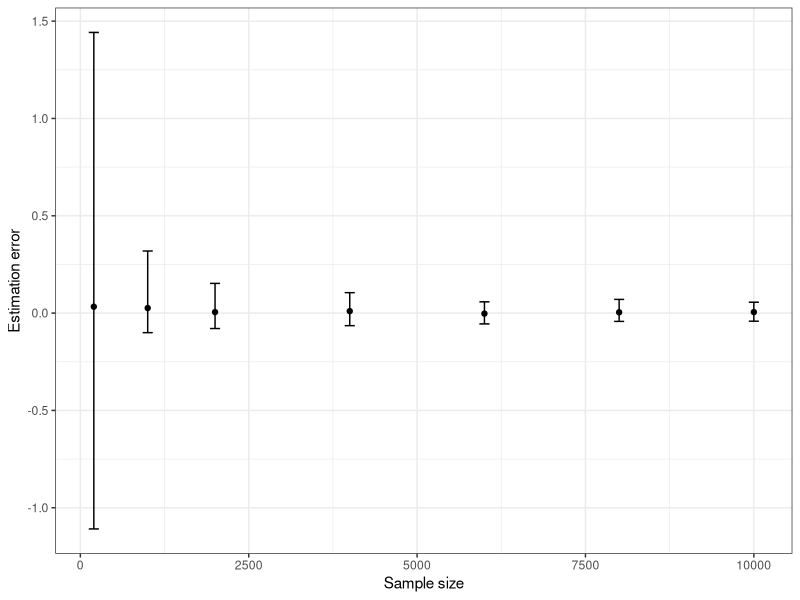

R code for this plot:
#Estimation of the causal effect depending on the sample size
library(ggplot2)

#Function to generate k numbers that add up to 1 (2 methods)
vec_gen <- function(k,method){
  if(method==1){
    diff(c(0,sort(runif(k-1)),1))
  }else{
    x <- runif(k)
    x/sum(x)
  }
}

#Function to create a matrix of size kxm with columns that add up to 1
mat_gen <- function(k,m){
  replicate(m,vec_gen(k,1))
}

#Function to obtain a sample of W from a sample of U
substitution <- function(i){
  sample(1:k_W,1,prob=PWU[,i])
}

sample_sizes <- c(200,1000,seq(2e3,1e4,2e3))
N <- 100    #Number of samples generated for each sample size

#Mean and CI for the absolute difference wrt the causal effect
means <- rep(0,length(sample_sizes))
confidence <- matrix(0,2,length(sample_sizes))

#Parameters
k_E <- 2  #Number of domains
k_U <- 2  #Number of categories of U
k_W <- 2  #Number of categories of W

#Generation of the probability matrices
PUE <- mat_gen(k_U,k_E)           #P(U|E)
PWU <- mat_gen(k_W,k_U)           #P(W|U) 
QU <- vec_gen(k_U,1)              #Q(U)
QW <- PWU%*%QU                    #Q(W)

#Exact values
PX1U <- vec_gen(k_U,1)                        #P(X=1|U)
PX1E <- as.vector(PX1U%*%PUE)                 #P(X=1|E)
PUEX1 <- t(t(PX1U*PUE)/PX1E)                  #P(U|E,X=1)
PWEx_t <- PWU%*%PUEX1                         #P(W|E,X=1)
PyUWX <- array(runif(2*k_U*k_W),c(k_W,k_U,2)) #P(Y=1|U,W,X)
PyUWx <- PyUWX[,,2]                           #P(Y=1|U,W,X=1)
PyUx <- diag(PyUWx%*%PWU)                     #P(Y=1|U,X=1)
PyEx_t <- PyUx%*%PUEX1                        #P(Y=1|E,X=1)
effect <- PyEx_t%*%solve(PWEx_t)%*%QW         #Q(Y=1|do(X=1))

for(l in 1:length(sample_sizes)){
  n <- sample_sizes[l]
  U <- matrix(0,n,k_E)
  W <- matrix(0,n,k_E)
  X <- matrix(0,n,k_E)
  Y <- matrix(0,n,k_E)
  do <- rep(0,N)
  
  PyEx <- rep(0,k_E)
  PWEx <- matrix(0,k_W,k_E)
  
  set.seed(123)
  
  for(j in 1:N){
    #Generation of a sample of W in the target domain
    Wnew <- sample(1:k_W,n,replace=TRUE,prob=QW)
    QW_s <- as.vector(table(factor(Wnew, levels=1:k_W)))/n
    
    for(i in 1:k_E){
      U[,i] <- sample(1:k_U,n,replace=TRUE,prob=PUE[,i])
      W[,i] <- sapply(U[,i],substitution)
      X[,i] <- (runif(n)<PX1E[U[,i]])*1
      Y[,i] <- (runif(n)<PyUWX[cbind(U[,i],W[,i],X[,i]+1)])*1
      
      #Estimation of P(Y=1|E,X=1) and P(W|E,X=1)
      PyEx[i] <- mean(Y[X[,i]==1,i])
      PWEx[,i] <- as.vector(table(factor(W[X[,i]==1,i], levels=1:k_W)))/sum(X[,i]==1)
    }
    #Estimation of the causal effect
    estim_effect <- PyEx%*%solve(PWEx)%*%QW_s
    
    #Difference between the estimated and the real values
    do[j] <- estim_effect-effect
  }
  means[l] <- mean(do)
  confidence[1,l] <- quantile(do,0.025)
  confidence[2,l] <- quantile(do,0.975)
}

#Representation of the estimation of the causal effect depending on the sample size
data <- data.frame(size=sample_sizes,means=means,conf1=confidence[1,],conf2=confidence[2,])

ggplot(data=data,aes(x=size)) +
  geom_point(aes(y=means)) +
  geom_errorbar(aes(x=size,ymin=conf1,ymax=conf2),width=150) +
  theme_bw() +
  labs(x='Sample size', y='Estimation error')
